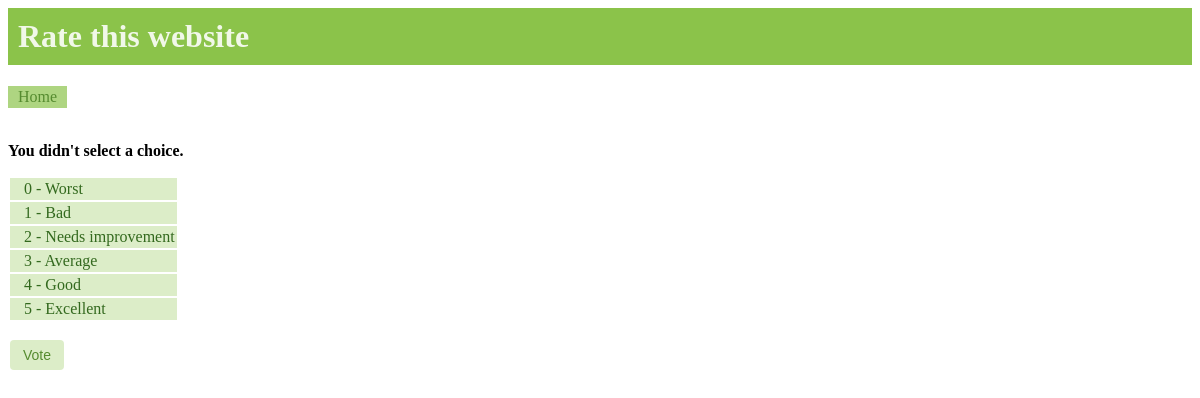
Page /polls/6/vote/ on the committed database.
### polls/models.py (models this page shows, shortened)
class Question(models.Model):
	question_text = models.CharField(max_length=200)
	pub_date = models.DateTimeField('date published')
	def was_published_recently(self):
		now = timezone.now()
		return now - datetime.timedelta(days=1) <= self.pub_date <= now
	was_published_recently.admin_order_field = 'pub_date'
	was_published_recently.boolean = True
	was_published_recently.short_description = 'Published recently?'

class Choice(models.Model):
	question = models.ForeignKey(Question)
	choice_text = models.CharField(max_length=200)
	votes = models.IntegerField(default=0)

### polls/views.py (the view)
# urls.py: url(r'^(?P<question_id>[0-9]+)/vote/$', views.vote, name='vote'),
def vote(request, question_id):
	p = get_object_or_404(Question, pk=question_id)
	try:
		selected_choice = p.choice_set.get(pk=request.POST['choice'])
	except (KeyError, Choice.DoesNotExist):
		return render(request, 'polls/detail.html', {
			'question': p,
			'error_message': "You didn't select a choice.",
		})
	else:
		selected_choice.votes += 1
		selected_choice.save()
		return HttpResponseRedirect(reverse('polls:results', args=(p.id,)))

### polls/templates/polls/detail.html (shortened to what this page needs)
{% load staticfiles %}
<link rel="stylesheet" type="text/css" href="{% static 'polls/css/style.css' %}" />
<h1>{{ question.question_text }}</h1>
<div class="linkboxx"> <a href="{% url 'polls:index' %}"> Home </a></div><br/><br/>
{% if error_message %}<p><strong>{{ error_message }}</strong></p>{% endif %}
<form action="{% url 'polls:vote' question.id %}" method="post">
<table>
{% for choice in question.choice_set.all %}
	<tr>
		<td class="inputboxx" for="choice{{ forloop.counter }}" id="td{{ forloop.counter }}">
			<label for="choice{{ forloop.counter }}">{{ choice.choice_text }} </label><br/>
		</td>
	</tr>
{% endfor %}
</table>
<br/>
<input class="btn" type="submit" value="Vote"/>
</form>

### polls/static/polls/css/style.css (style rules this page uses)
a { color: #558B2F; }
a:link { text-decoration: none; }
h1 { color: #F1F8E9; background-color: #8BC34A; padding-left: 20px; padding: 10px }
th, td, .boxx, .hboxx, .centerboxx, .rboxx, .mboxx, .linkboxx, .inputboxx { color: #33691E; border-width: 0em; border-style: solid; border-color: #33691E; border-collapse: collapse; background-color: #DCEDC8; padding: 2px; padding-left: 10px; padding-right: 10px; }
.linkboxx { display: inline-block; background-color: #AED581; }
.inputboxx { padding: 2px; margin-left: 20px; }
.btn { color: #558B2F; background-color: #DCEDC8; display:inline-block; padding:6px 12px; margin-bottom:0; font-size:14px; font-weight:400; text-align:center; white-space:nowrap; vertical-align:middle; border:1px solid transparent; border-radius:4px; margin-left: 2px; }

### rows in the picture
Question: question_text "Rate this website"
Choice: choice_text "0 - Worst"
Choice: choice_text "1 - Bad"
Choice: choice_text "2 - Needs improvement"
Choice: choice_text "3 - Average"
Choice: choice_text "4 - Good"
Choice: choice_text "5 - Excellent"

### other values in the picture
{{ error_message }} "You didn't select a choice."
